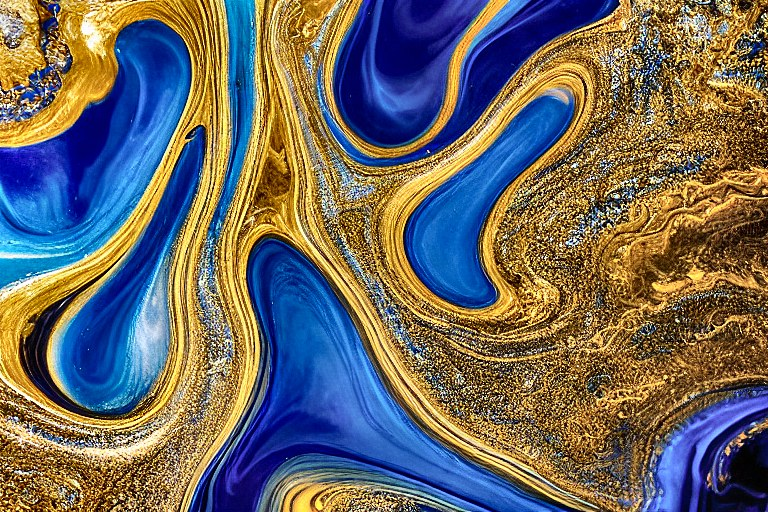
#> input picture frontend/src/assets/showcase/abstract.jpg, 768 x 512 px
$ python -i stylize.py   (imports and definitions only)   (older library calls are emulated)
#> lines starting #> are read from the running program, lines starting #| are printed output that depends on the picture; after the words box and inside, x2 and y2 are one past the last pixel; in counts of white or black regions, pixels touching at a corner belong together
#> further down, picture is the input picture: shape (512, 768, 3); mean B, G, R 99.3, 104.9, 109.2
"""Style system: a diffusion prompt recipe PLUS a classical-CV finisher per style.

A text suffix alone gives weak, inconsistent styles. Each style here has
  * ``positive`` / ``negative`` prompt text (negatives only act on models that use guidance),
  * a CV ``finisher`` that imposes the look deterministically: edge-preserving smoothing + paper texture (watercolour),
    colour quantisation + stroke smoothing (oil), edge/tone separation (ink, comic), LUT grading + grain + vignette (film),
    bloom (neon), CLAHE + unsharp (photoreal).
Finishers take and return BGR uint8 images and are deterministic given a seed (grain/paper noise).
"""
from __future__ import annotations

from dataclasses import dataclass
from typing import Callable

import cv2
import numpy as np


# ------------------------------------------------------------------------------------------------ helpers
# [13 lines left out: functions _vignette, _grain, not called in this run]


def _unsharp(img: np.ndarray, amount: float = 0.6, sigma: float = 1.2) -> np.ndarray:
    blur = cv2.GaussianBlur(img, (0, 0), sigma)
    return cv2.addWeighted(img, 1 + amount, blur, -amount, 0)


def _quantise(img: np.ndarray, k: int = 12, seed: int = 0) -> np.ndarray:
#> called with k = 9, seed = 0
    small = cv2.resize(img, None, fx=0.5, fy=0.5, interpolation=cv2.INTER_AREA)
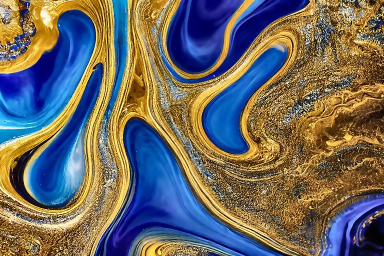
#> small: shape (256, 384, 3); mean B, G, R 99.1, 104.9, 109.2
    data = small.reshape(-1, 3).astype(np.float32)
    cv2.setRNGSeed(seed)
    _, lab, centers = cv2.kmeans(data, k, None, (cv2.TERM_CRITERIA_EPS + cv2.TERM_CRITERIA_MAX_ITER, 12, 1.0), 1, cv2.KMEANS_PP_CENTERS)
#> centers = [[193.4, 104.2, 26.35], [45.46, 100.1, 137], [127.1, 201.9, 226.5], [97.98, 15.38, 7.8], [72.11, 151.8, 191.7], [24.05, 50.05, 75.88], [114.3, 118.9, 117.3], [222.9, 149.5, 86.01], [151.9, 54.28, 13.89]]
    q = centers[lab.flatten()].reshape(small.shape).astype(np.uint8)
    return cv2.resize(q, (img.shape[1], img.shape[0]), interpolation=cv2.INTER_LINEAR)


# [72 lines left out: functions _paper, _lut_grade, photoreal, watercolour, oil_painting, pencil_sketch, not called in this run]


def ink_comic(img: np.ndarray, seed: int = 0) -> np.ndarray:
    smooth = cv2.bilateralFilter(img, 9, 80, 9)
    flat = _quantise(smooth, k=9, seed=seed)
    gray = cv2.cvtColor(img, cv2.COLOR_BGR2GRAY)
    g = cv2.medianBlur(gray, 5)
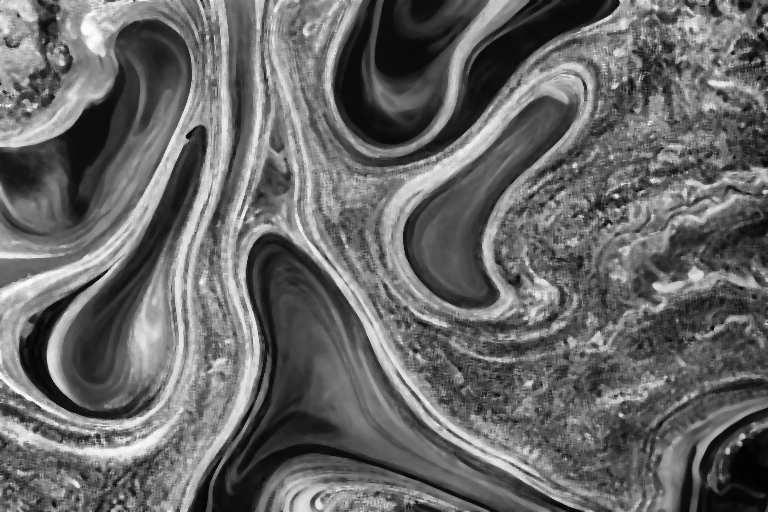
#> g: shape (512, 768); min 1, max 253, mean 103.6
    lines = cv2.adaptiveThreshold(g, 255, cv2.ADAPTIVE_THRESH_MEAN_C, cv2.THRESH_BINARY, 9, 6)
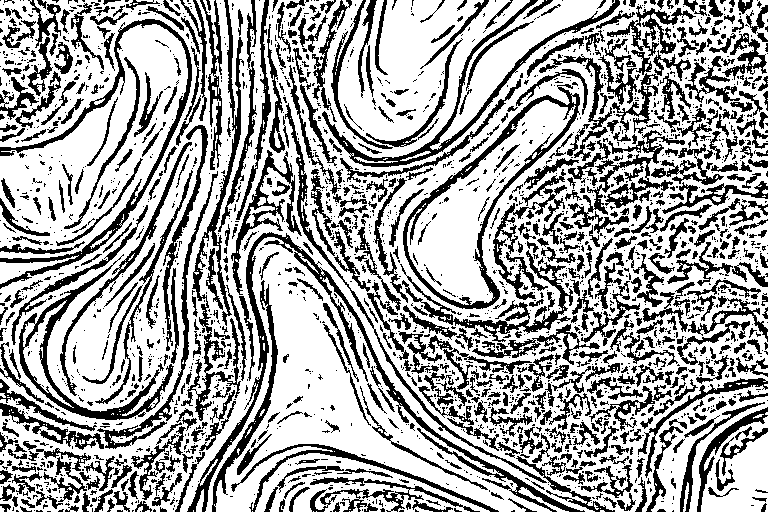
#> lines: shape (512, 768); 65.8% white; 2290 black regions (1628 under 20 px), largest, box (x1, y1, x2, y2) and area: (187, 232, 585, 512) 5384, (181, 0, 244, 421) 3536, (0, 19, 192, 289) 3459
    lines = cv2.erode(lines, np.ones((2, 2), np.uint8))
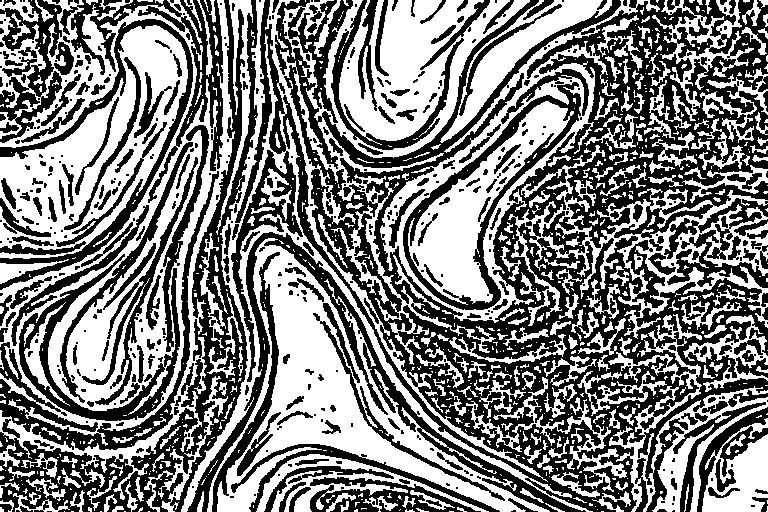
#> lines: shape (512, 768); 49.5% white; 778 white regions (521 under 20 px), largest, box (x1, y1, x2, y2) and area: (181, 0, 593, 512) 33025, (0, 0, 235, 500) 32299, (207, 238, 550, 512) 22282
    hsv = cv2.cvtColor(flat, cv2.COLOR_BGR2HSV).astype(np.float32)
    hsv[..., 1] = np.clip(hsv[..., 1] * 1.25, 0, 255)
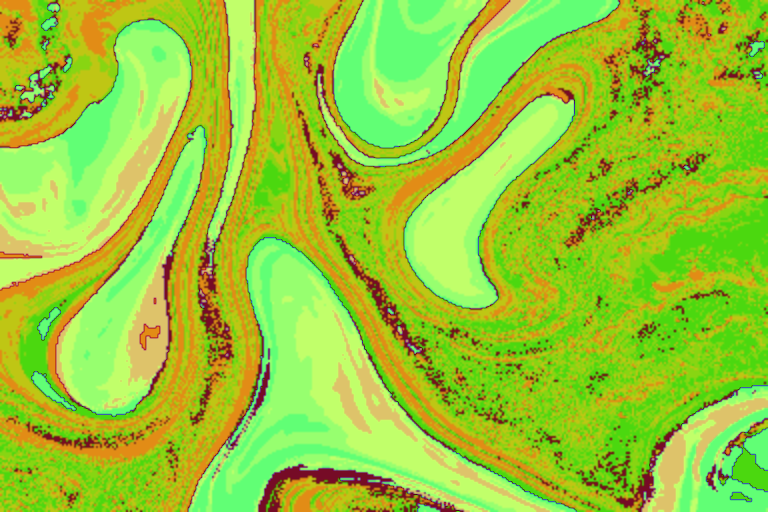
#> hsv: shape (512, 768, 3) float32; mean B, G, R 51.9, 201, 153.4
    col = cv2.cvtColor(hsv.astype(np.uint8), cv2.COLOR_HSV2BGR)
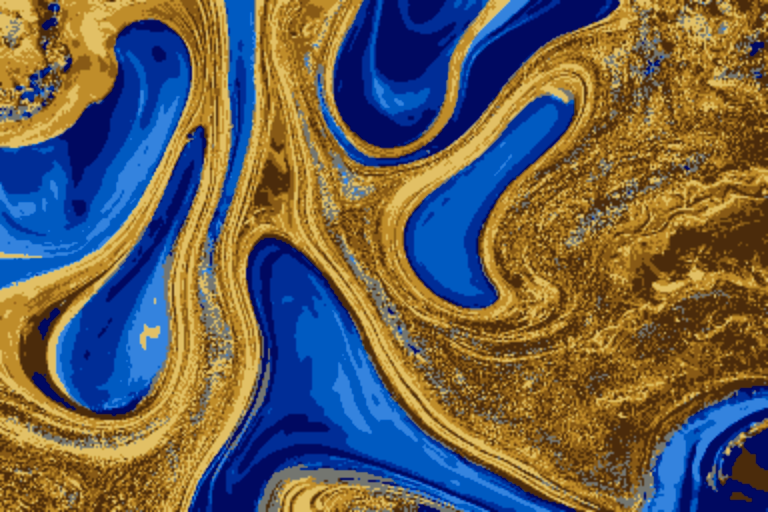
#> col: shape (512, 768, 3); mean B, G, R 84.7, 95.2, 102.1
    return cv2.bitwise_and(col, cv2.cvtColor(lines, cv2.COLOR_GRAY2BGR))
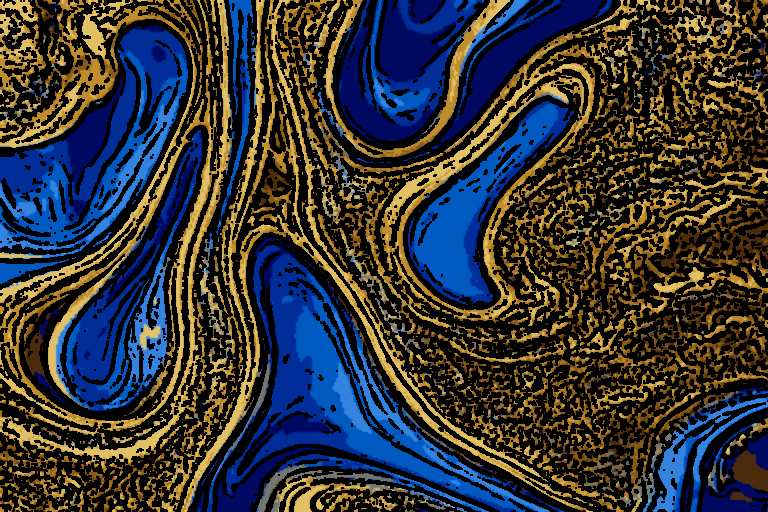
#> returned value: shape (512, 768, 3); mean of channels 0, 1, 2 50.6, 51.1, 50.1; drawn as B, G, R


# [61 lines left out: functions anime_cel, vintage_film, cinematic, neon_cyberpunk, pixel_art, not called in this run]


def identity(img: np.ndarray, seed: int = 0) -> np.ndarray:
    return img


# ------------------------------------------------------------------------------------------------ registry
@dataclass(frozen=True)
class Style:
    id: str
    label: str
    positive: str
    negative: str
    finisher: Callable[[np.ndarray, int], np.ndarray]
    finisher_strength: float = 1.0       # 0 = diffusion only, 1 = full CV finisher
    description: str = ""


COMMON_NEG = "lowres, blurry, deformed, disfigured, bad anatomy, extra limbs, watermark, text, signature, jpeg artifacts"

STYLES: dict[str, Style] = {s.id: s for s in [
    Style("photorealistic", "Photorealistic", "photorealistic, 85mm lens, natural lighting, high detail, sharp focus, realistic textures",
          COMMON_NEG + ", cartoon, painting, illustration", photoreal, 1.0, "Natural photo look with local contrast and fine grain."),
    Style("watercolor", "Watercolor", "watercolor painting, soft translucent washes, wet-on-wet bleeding pigment, visible paper texture, delicate brush strokes, white paper margins",
          COMMON_NEG + ", photo, 3d render, harsh black outlines", watercolour, 0.9, "Pigment washes with paper grain and edge pooling."),
    Style("oil", "Oil painting", "oil painting on canvas, thick impasto brush strokes, rich color, painterly, museum quality",
          COMMON_NEG + ", photo, flat shading", oil_painting, 0.85, "Colour-quantised brushwork with relief texture."),
    Style("pencil", "Pencil sketch", "detailed graphite pencil sketch, cross hatching, soft shading, sketchbook paper",
          COMMON_NEG + ", color, photo, painting", pencil_sketch, 1.0, "Graphite line and shade on paper."),
    Style("ink", "Ink & comic", "comic book illustration, bold ink outlines, flat colors, dramatic composition",
          COMMON_NEG + ", photo, blurry", ink_comic, 0.9, "Posterised colour with inked outlines."),
    Style("anime", "Anime", "anime style illustration, clean line art, cel shading, vibrant colors, studio quality",
          COMMON_NEG + ", photo, 3d, realistic", anime_cel, 0.8, "Cel-shaded colour with outlines."),
    Style("cinematic", "Cinematic", "cinematic film still, dramatic lighting, shallow depth of field, anamorphic, color graded",
          COMMON_NEG + ", flat lighting, cartoon", cinematic, 1.0, "Teal/orange grade, bloom and letterbox."),
    Style("vintage", "Vintage film", "vintage 1970s film photograph, faded colors, soft focus, film grain",
          COMMON_NEG + ", digital, oversharpened", vintage_film, 1.0, "Faded blacks, warm cast, vignette and grain."),
    Style("neon", "Neon cyberpunk", "cyberpunk neon city, glowing lights, wet streets, vivid magenta and cyan, futuristic",
          COMMON_NEG + ", daylight, muted", neon_cyberpunk, 1.0, "Saturated bloom with magenta/cyan split-tone."),
    Style("pixel", "Retro pixel", "retro pixel art, 16-bit video game sprite, crisp pixels, limited color palette, readable silhouette",
          COMMON_NEG + ", photo, smooth gradients, blurry", pixel_art, 1.0, "Palette-quantised pixel blocks."),
    Style("fantasy", "Fantasy art", "epic fantasy concept art, magical atmosphere, intricate detail, volumetric light, painterly",
          COMMON_NEG + ", photo, modern", identity, 0.0, "Diffusion-only look."),
]}
ALIASES = {"cinematic 3d": "cinematic", "anime & manga": "anime", "manga": "anime", "comic book": "ink", "retro pixel": "pixel", "pixel art": "pixel", "photo realistic": "photorealistic", "realistic": "photorealistic", "water color": "watercolor", "watercolour": "watercolor",
           "oil painting": "oil", "pencil sketch": "pencil", "comic": "ink", "ink & comic": "ink", "cyberpunk": "neon",
           "vintage film": "vintage", "fantasy art": "fantasy", "3d": "fantasy", "3d render": "fantasy"}


# [23 lines left out: functions resolve_style, apply_style, compose_prompt, not called in this run]

>>> import cv2
>>> picture = cv2.imread('../../frontend/src/assets/showcase/abstract.jpg')
>>> result = ink_comic(picture)

$ run again, on frontend/src/assets/showcase/cabin.jpg
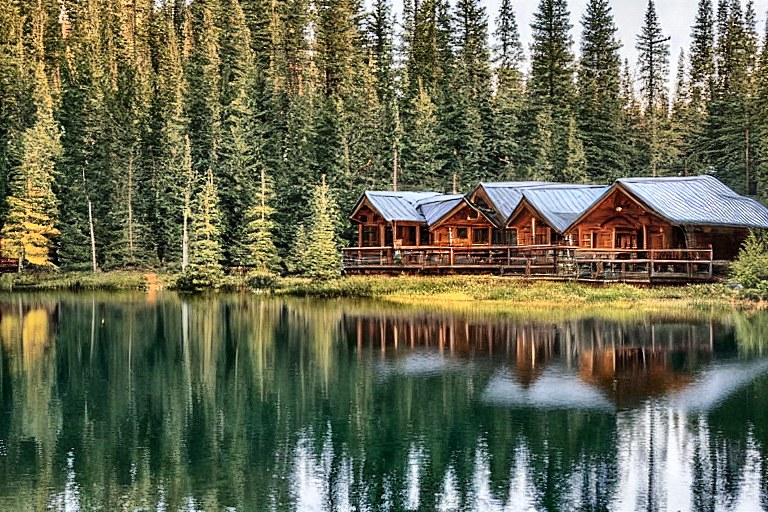
#> input picture frontend/src/assets/showcase/cabin.jpg, 768 x 512 px
#> picture is the input picture: shape (512, 768, 3); mean B, G, R 82.4, 105.9, 104
#> centers = [[62.9, 90.45, 92.4], [198, 190.9, 183.7], [48.57, 68.82, 58.54], [114.4, 182.3, 204.2], [27.32, 41.91, 32.31], [237.9, 231.2, 226], [90.92, 140.6, 156.2], [87.79, 115.7, 114.7], [151.2, 151.5, 142.4]]
#> in ink_comic, `lines = cv2.adaptiveThreshold(g, 255, cv2.ADAPTIVE_THRESH_MEAN_C, cv2...`:
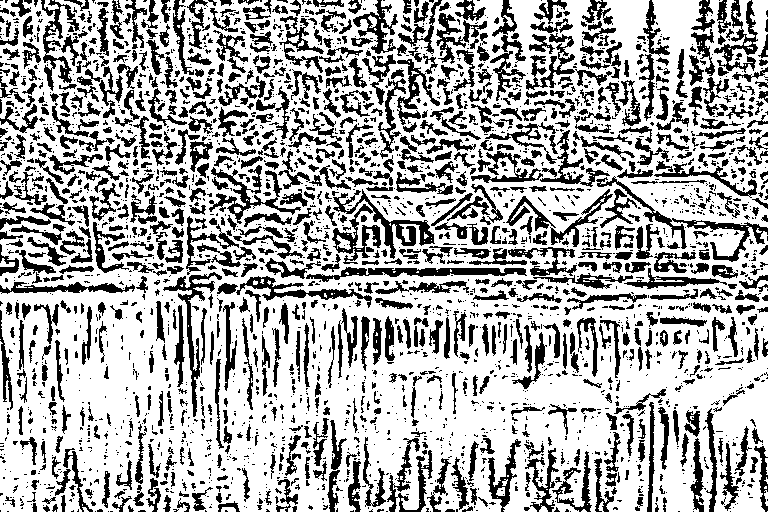
#> lines: shape (512, 768); 68.3% white; 2845 black regions (1886 under 20 px), largest, box (x1, y1, x2, y2) and area: (332, 189, 435, 264) 2176, (596, 176, 768, 262) 1476, (306, 267, 527, 282) 1384
#> in ink_comic, `return cv2.bitwise_and(col, cv2.cvtColor(lines, cv2.COLOR_GRAY2BGR))`:
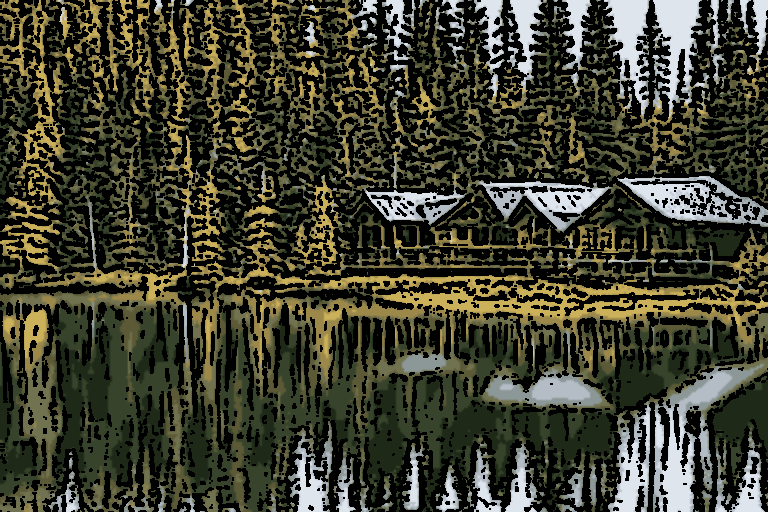
#> returned value: shape (512, 768, 3); mean of channels 0, 1, 2 45.7, 61.7, 61.3; drawn as B, G, R

$ run again, on frontend/src/assets/showcase/dragon.jpg
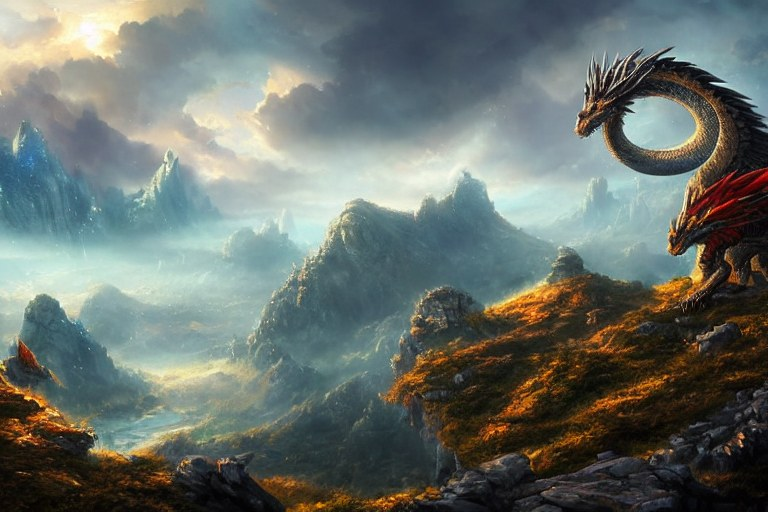
#> input picture frontend/src/assets/showcase/dragon.jpg, 768 x 512 px
#> picture is the input picture: shape (512, 768, 3); mean B, G, R 108.3, 113.9, 105.6
#> centers = [[132.3, 127.3, 102.6], [46.48, 50.62, 50.64], [181.6, 189.8, 170.8], [54.16, 113.8, 167.3], [100.1, 92.11, 72.01], [16.23, 23.3, 29.86], [155.1, 157.7, 139.7], [26.91, 58.91, 97.23], [203.6, 222.3, 214.1]]
#> in ink_comic, `lines = cv2.adaptiveThreshold(g, 255, cv2.ADAPTIVE_THRESH_MEAN_C, cv2...`:
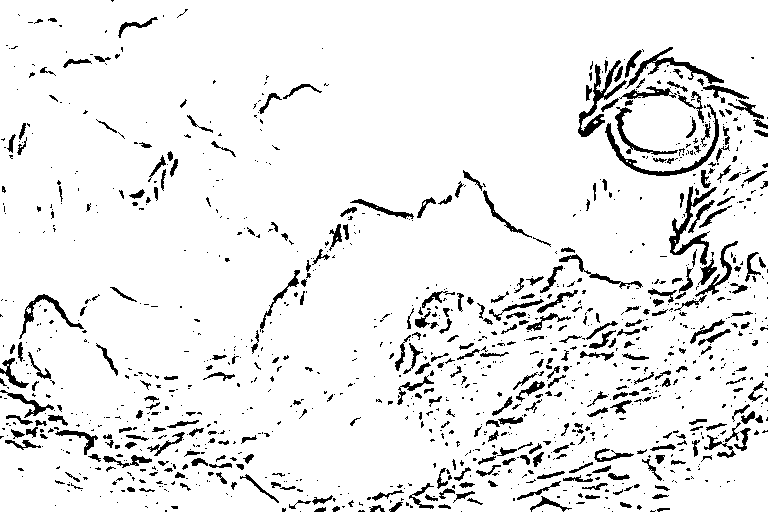
#> lines: shape (512, 768); 92.2% white; 1212 black regions (868 under 20 px), largest, box (x1, y1, x2, y2) and area: (605, 104, 719, 176) 855, (578, 60, 627, 137) 844, (669, 186, 717, 265) 839
#> in ink_comic, `return cv2.bitwise_and(col, cv2.cvtColor(lines, cv2.COLOR_GRAY2BGR))`:
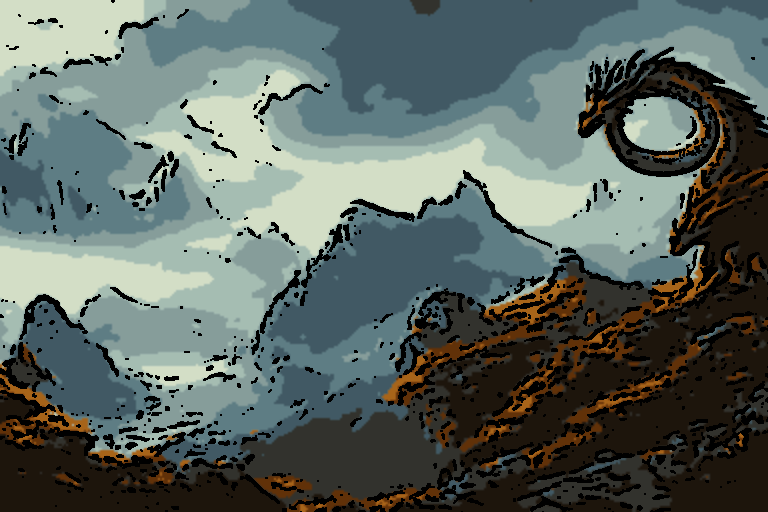
#> returned value: shape (512, 768, 3); mean of channels 0, 1, 2 97.4, 102.7, 91.8; drawn as B, G, R

$ run again, on frontend/src/assets/showcase/hero.jpg
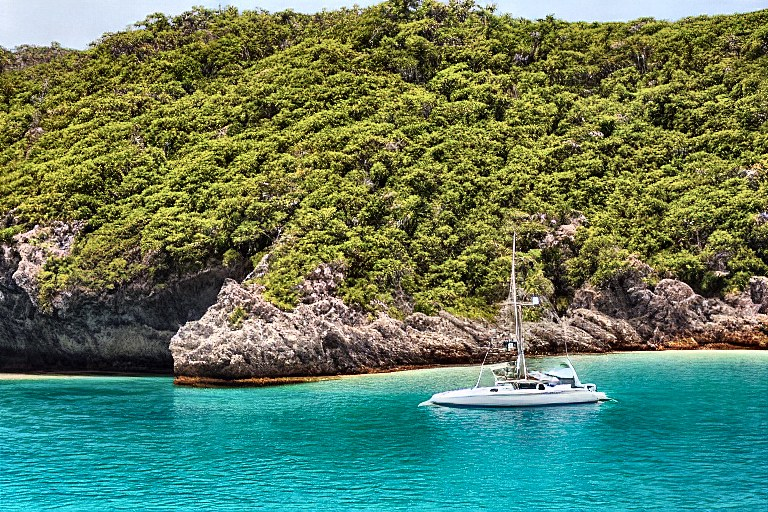
#> input picture frontend/src/assets/showcase/hero.jpg, 768 x 512 px
#> picture is the input picture: shape (512, 768, 3); mean B, G, R 95.4, 124, 94.2
#> centers = [[64.8, 124.8, 129.6], [157.3, 151.3, 20.51], [101.4, 190.9, 192.2], [19.25, 32.07, 35.64], [34.45, 64.21, 68.27], [164.1, 178.7, 173.5], [233, 227.3, 219], [86.89, 152.3, 157.4], [48.5, 94.92, 100.1]]
#> in ink_comic, `return cv2.bitwise_and(col, cv2.cvtColor(lines, cv2.COLOR_GRAY2BGR))`:
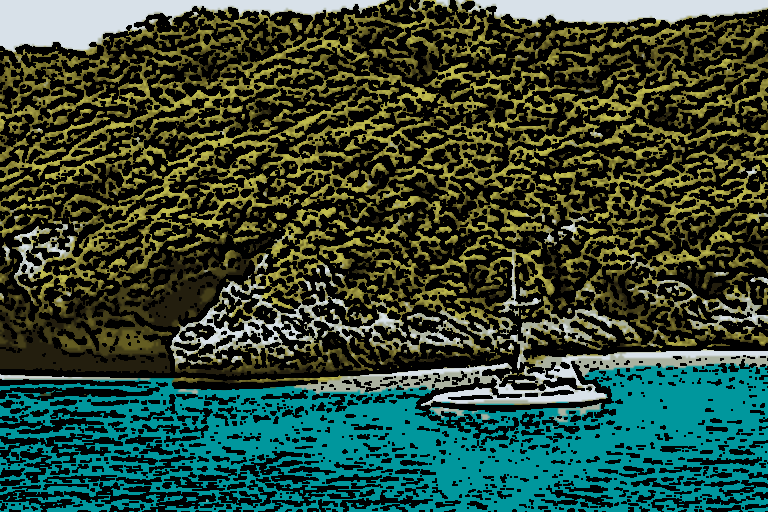
#> returned value: shape (512, 768, 3); mean of channels 0, 1, 2 54.8, 72.1, 49.2; drawn as B, G, R
